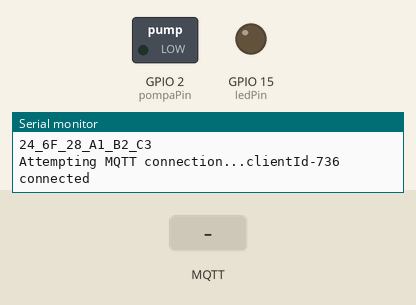
Recording of a sketch running on a simulated ESP32. Shown: switched loads named in the sketch (green lamp = pin HIGH), output pins drawn as LEDs (lit = HIGH), the last lines printed to the serial monitor. The inputs (shaded band) are chosen by the test bench. WiFi joins after 1.5 s; servers stay silent unless stated; random numbers use the default seed unless the sketch sets one; no MQTT or app messages arrive unless stated.

Above: at 2.7 s.
2.8 s: MQTT message "ON" arrives on the first subscribed topic
At 3.1 s:
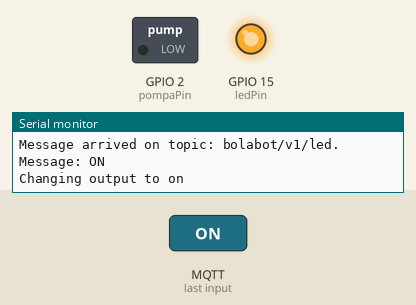
4.3 s: MQTT message "OFF" arrives on the second subscribed topic
At 5.5 s:
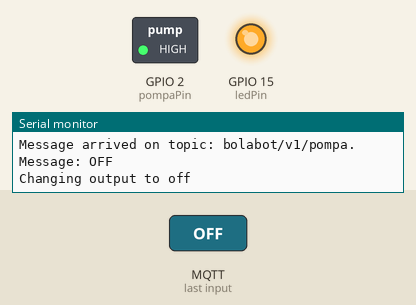
5.8 s: MQTT message "OFF" arrives on the first subscribed topic
At 6.7 s:
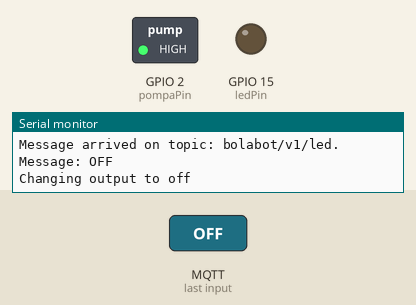
Timing chart, 0 to 8.8 s (numbered marks = the images above; inputs shaded):
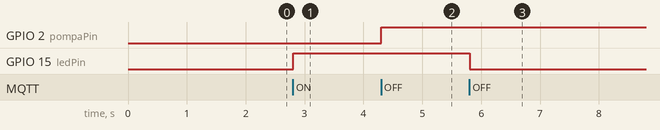

Measured:
- after the input at 2.8 s, GPIO 15 (ledPin): LOW → HIGH at once
- after the input at 4.3 s, GPIO 2 (pompaPin): LOW → HIGH at once
- after the input at 5.8 s, GPIO 15 (ledPin): HIGH → LOW at once

The sketch:

wokwi-unpak-2.ino
```cpp
// From https://randomnerdtutorials.com/esp32-mqtt-publish-subscribe-arduino-ide

#include <WiFi.h>
#include "PubSubClient.h"

const char* ssid = "Wokwi-GUEST";
const char* password = "";
const char* mqttServer = "test.mosquitto.org";
int port = 1883;
String stMac;
char mac[50];
char clientId[50];

WiFiClient espClient;
PubSubClient client(espClient);

const int ledPin = 15;
const int pompaPin = 2;

void setup() {
  Serial.begin(115200);
  pinMode(ledPin, OUTPUT);
  pinMode(pompaPin, OUTPUT);
  randomSeed(analogRead(0));

  delay(10);
  Serial.println();
  Serial.print("Connecting to ");
  Serial.println(ssid);

  wifiConnect();

  Serial.println("");
  Serial.println("WiFi connected");
  Serial.println("IP address: ");
  Serial.println(WiFi.localIP());
  Serial.println(WiFi.macAddress());
  stMac = WiFi.macAddress();
  stMac.replace(":", "_");
  Serial.println(stMac);

  client.setServer(mqttServer, port);
  client.setCallback(callback);
  pinMode(ledPin, OUTPUT);
}

void wifiConnect() {
  WiFi.mode(WIFI_STA);
  WiFi.begin(ssid, password);
  while (WiFi.status() != WL_CONNECTED) {
    delay(500);
    Serial.print(".");
  }
}

void mqttReconnect() {
  while (!client.connected()) {
    Serial.print("Attempting MQTT connection...");
    long r = random(1000);
    sprintf(clientId, "clientId-%ld", r);
    if (client.connect(clientId)) {
      Serial.print(clientId);
      Serial.println(" connected");
      client.subscribe("bolabot/v1/led");
      client.subscribe("bolabot/v1/pompa");
    } else {
      Serial.print("failed, rc=");
      Serial.print(client.state());
      Serial.println(" try again in 5 seconds");
      delay(5000);
    }
  }
}

void callback(char* topic, byte* message, unsigned int length) {
  Serial.print("Message arrived on topic: ");
  Serial.print(topic);
  Serial.print(". Message: ");
  String stMessage;

  for (int i = 0; i < length; i++) {
    Serial.print((char)message[i]);
    stMessage += (char)message[i];
  }
  Serial.println();

  if (String(topic) == "bolabot/v1/led") {
    Serial.print("Changing output to ");
    if(stMessage == "ON"){
      Serial.println("on");
      digitalWrite(ledPin, HIGH);
    }
    else if(stMessage == "OFF"){
      Serial.println("off");
      digitalWrite(ledPin, LOW);
    }
  }

  if (String(topic) == "bolabot/v1/pompa") {
    Serial.print("Changing output to ");
    if(stMessage == "ON"){
      Serial.println("on");
      digitalWrite(pompaPin, LOW);
    }
    else if(stMessage == "OFF"){
      Serial.println("off");
      digitalWrite(pompaPin, HIGH);
    }
  }
}

void loop() {
  delay(10);
  if (!client.connected()) {
    mqttReconnect();
  }
  client.loop();
}
```
